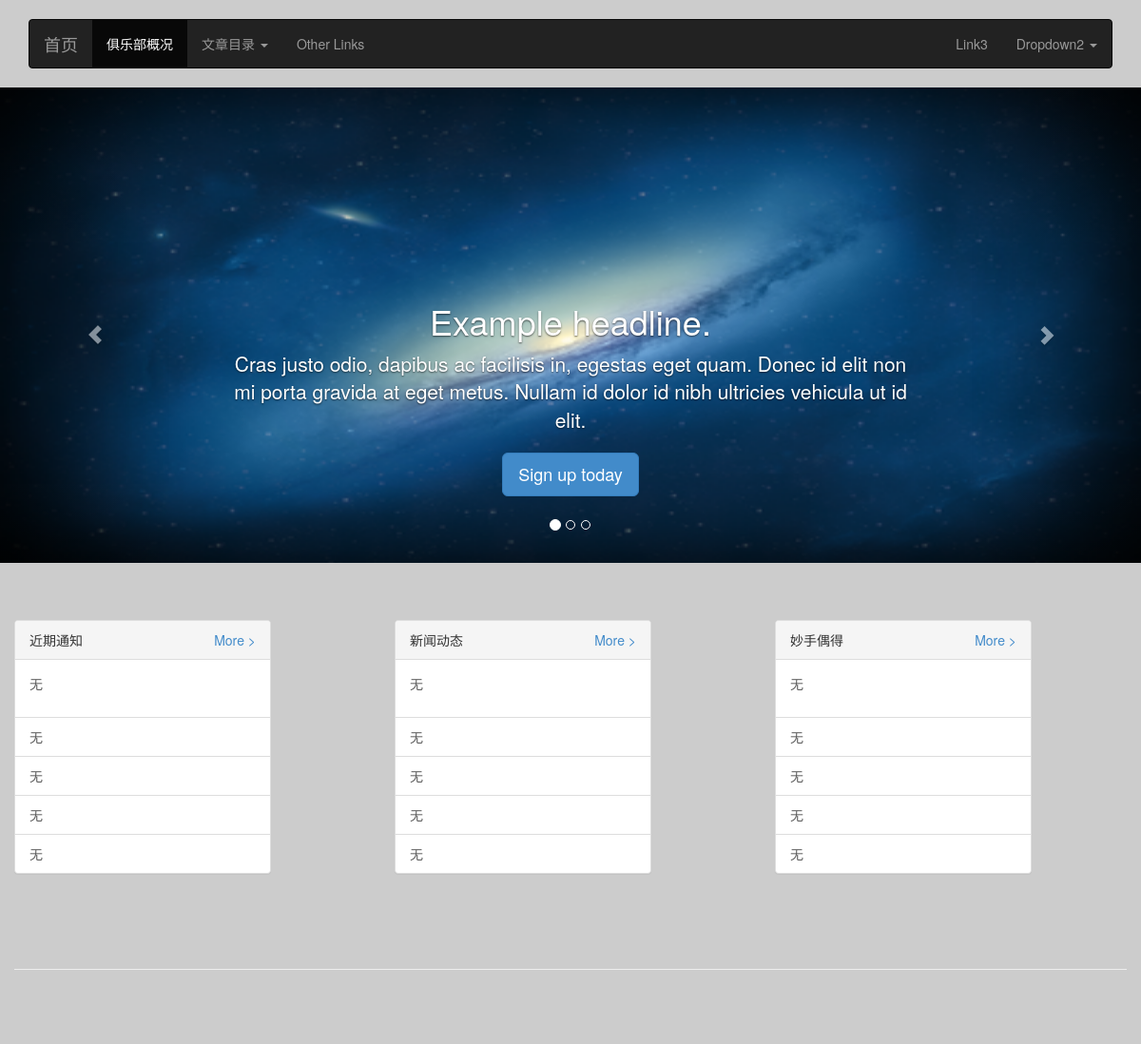
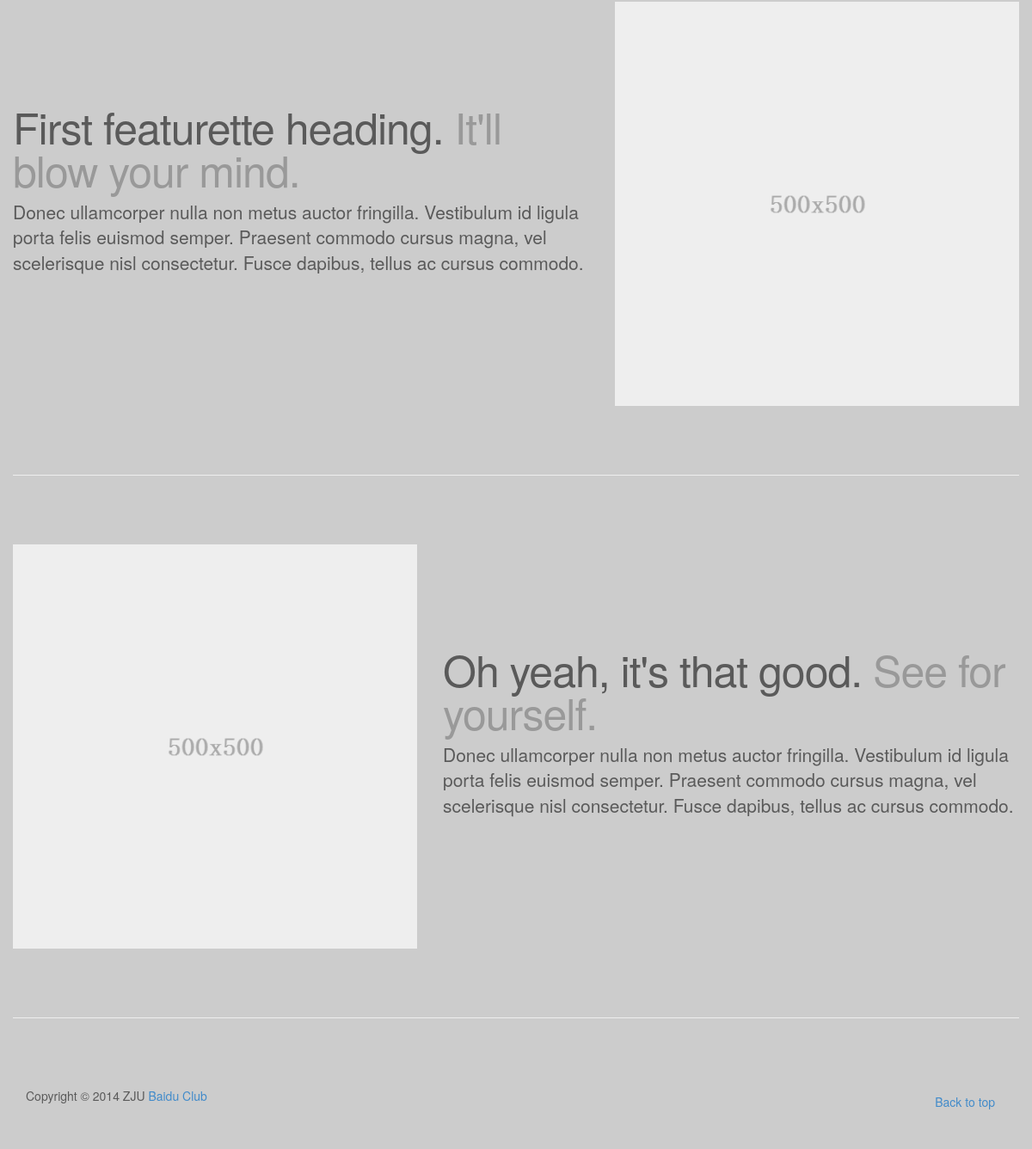
The page / on the database its author committed (2 pictures, top to bottom).
### tables this page shows
CREATE TABLE IF NOT EXISTS `tb_carousel` (
  `id` int(10) NOT NULL AUTO_INCREMENT COMMENT 'ID',
  `img_src` varchar(100) DEFAULT NULL,
  `img_alt` varchar(100) DEFAULT NULL,
  `content_h` varchar(100) DEFAULT NULL,
  `content_p` varchar(500) DEFAULT NULL,
  `content_btn` varchar(100) DEFAULT NULL,
  `btn_href` varchar(200) DEFAULT NULL COMMENT '按钮超链接地址',
  `display` tinyint(4) NOT NULL DEFAULT '1' COMMENT '是否出现在首页',
  PRIMARY KEY (`id`)
);

CREATE TABLE IF NOT EXISTS `tb_category` (
  `id` int(10) NOT NULL AUTO_INCREMENT,
  `name` varchar(100) DEFAULT NULL COMMENT '类别名称',
  `article_num` int(10) NOT NULL DEFAULT '0' COMMENT '文章数',
  `display` tinyint(4) NOT NULL DEFAULT '0' COMMENT '是否在首页出现',
  PRIMARY KEY (`id`)
);

### application/controllers/welcome.php (called while the page is built, shortened)
<?php if ( ! defined('BASEPATH')) exit('No direct script access allowed');
class Welcome extends CI_Controller {
	function __construct(){
		$this->load->model('cms_model', 'm_cms');
		$this->load->helper('url');
	}
	function load_view($page, $data = NULL){
		$this->load->view('header', $data);
		$this->load->view($page);
		$this->load->view('footer');
	}
	public function index(){
		$data['carousel'] = $this->m_cms->get_carousel(array('display' => 1));
		$data['category'] = $this->m_cms->get_category(array('display' => 1));
		foreach ($data['category']->result() as $key => $value) {
			$data['article'][$key] = $this->m_cms->get_article(array('category_id' => (int)$value->id, 'limit' => 5));
		}
		$this->load_view('index', $data);
	}
}

### index.php (called while the page is built, shortened)
<?php
require_once BASEPATH.'core/CodeIgniter.php';

### application/models/cms_model.php (called while the page is built, shortened)
<?php
class Cms_model extends CI_Model {
	function get_carousel($condition = array()){
		$where = array();
		if(isset($condition['display']))
			$where['display'] = (int)$condition['display'];
		$query = $this->db->get_where('tb_carousel', $where);
		return $query;
	}
	function get_category($condition = array()){
		$where = array();
		if(isset($condition['display']))
			$where['display'] = (int)$condition['display'];
		$query = $this->db->get_where('tb_category', $where);
		return $query;
	}
	function get_article($condition = array()){
		$where = array();
		if(isset($condition['limit'])){
			$limit = (int)$condition['limit'];
			$this->db->limit($limit);
		}
		$this->db->order_by('id', 'desc');
		if(isset($condition['category_id']))
			$where['category_id'] = (int)$condition['category_id'];
		$query = $this->db->get_where('tb_article', $where);
		return $query;
	}
}

### application/views/index.php (the view, shortened to what this page needs)
<?php $result = $carousel->result(); ?>
<div id="myCarousel" class="carousel slide" data-ride="carousel" data-interval="5000">
    <ol class="carousel-indicators">
    	<?php foreach ($result as $key => $row): ?>
    	<li data-target="#myCarousel" data-slide-to="<?=$key?>" class="<?=0==$key?'active':''?>"></li>
    	<?php endforeach; ?>
    </ol>
    <div class="carousel-inner">
    	<?php foreach ($result as $key => $row): ?>
        <div class="item <?=0==$key?'active':''?>">
            <img src="<?=base_url("img/$row->img_src")?>" alt="<?=$row->img_alt?>">
            <div class="container">
                <div class="carousel-caption">
                    <h1><?=$row->content_h?></h1>
                    <p><?=$row->content_p?></p>
                    <p><a class="btn btn-lg btn-primary" href="<?=$row->btn_href?>" role="button"><?=$row->content_btn?></a></p>
                </div>
            </div>
        </div>
        <?php endforeach; ?>
    </div>
    <a class="left carousel-control" href="#myCarousel" data-slide="prev"><span class="glyphicon glyphicon-chevron-left"></span></a>
    <a class="right carousel-control" href="#myCarousel" data-slide="next"><span class="glyphicon glyphicon-chevron-right"></span></a>
</div>
<?php $result = $category->result(); ?>
<div class="container marketing">
    <div class="row">
        <?php foreach($result as $key => $row): ?>
        <?php $res_art = $article[$key]->result(); ?>
        <div class="col-md-3 <?=0!=$key?'col-md-offset-1':''?>">
            <div class="panel panel-default">
                <div class="panel-heading"><?=$row->name?> <a class="pull-right" href="<?=site_url('welcome/category/'.$row->id)?>">More &gt;</a></div>
                <div class="panel-body">
                    <?php
                        $i = 0;
                        if(isset($res_art[$i])):
                            $row_art = $res_art[$i];
                    ?>
                    <p><a href="<?=site_url('welcome/article/'.$row_art->id)?>"><?=mb_substr($row_art->title, 0, 12)?></a></p>
                    <?php else: ?>
                    <p>无</p>
                    <?php endif; ?>
                </div>
                <ul class="list-group">
                    <?php
                        for ($i=1; $i<5; $i++):
                            if(isset($res_art[$i])):
                                $row_art = $res_art[$i];
                    ?>
                    <li class="list-group-item"><a href="<?=site_url('welcome/article/'.$row_art->id)?>"><?=mb_substr($row_art->title, 0, 12)?></a></li>
                        <?php else: ?>
                    <li class="list-group-item">无</li>
                        <?php endif; ?>
                    <?php endfor; ?>
                </ul>
            </div>
        </div>
        <?php endforeach; ?>
    </div>
    <hr class="featurette-divider">
    <div class="row featurette">
        <div class="col-md-7">
            <h2 class="featurette-heading">First featurette heading. <span class="text-muted">It'll blow your mind.</span></h2>
            <p class="lead">Donec ullamcorper nulla non metus auctor fringilla. Vestibulum id ligula porta felis euismod semper. Praesent commodo cursus magna, vel scelerisque nisl consectetur. Fusce dapibus, tellus ac cursus commodo.</p>
        </div>
        <div class="col-md-5">
            <img class="featurette-image img-responsive" data-src="holder.js/500x500/auto" alt="500x500">
        </div>
    </div>
    <hr class="featurette-divider">
    <div class="row featurette">
        <div class="col-md-5">
            <img class="featurette-image img-responsive" data-src="holder.js/500x500/auto" alt="500x500">
        </div>
        <div class="col-md-7">
            <h2 class="featurette-heading">Oh yeah, it's that good. <span class="text-muted">See for yourself.</span></h2>
            <p class="lead">Donec ullamcorper nulla non metus auctor fringilla. Vestibulum id ligula porta felis euismod semper. Praesent commodo cursus magna, vel scelerisque nisl consectetur. Fusce dapibus, tellus ac cursus commodo.</p>
        </div>
    </div>
    <hr class="featurette-divider">
</div>

### application/views/header.php (style rules this page uses)
body { padding-bottom: 40px; color: #5a5a5a; background-color: #CCCCCC; }
.carousel { height: 500px; margin-bottom: 60px; }
.carousel-caption { z-index: 10; }
.carousel .item { height: 500px; background-color: #777; }
.carousel-inner > .item > img { position: absolute; top: 0; left: 0; min-width: 100%; height: 500px; }
.marketing { padding-left: 15px; padding-right: 15px; }
.marketing h2 { font-weight: normal; }
.featurette-divider { margin: 80px 0; }
.featurette-heading { font-weight: 300; line-height: 1; letter-spacing: -1px; }
@media (min-width: 768px) { .marketing { padding-left: 0; padding-right: 0; } }
@media (min-width: 768px) { .carousel-caption p { margin-bottom: 20px; font-size: 21px; line-height: 1.4; } }
@media (min-width: 768px) { .featurette-heading { font-size: 50px; } }
@media (min-width: 992px) { .featurette-heading { margin-top: 120px; } }

### rows shown on the page
tb_carousel: img_src (picture), content_h "Example headline.", content_p "Cras justo odio, dapibus ac facilisis in, egestas eget quam. Donec id elit non mi porta gravida at eget metus. Nullam id dolor id nibh ultricies vehicula ut id elit.", content_btn "Sign up today"
tb_category: name "近期通知"
tb_category: name "新闻动态"
tb_category: name "妙手偶得"
